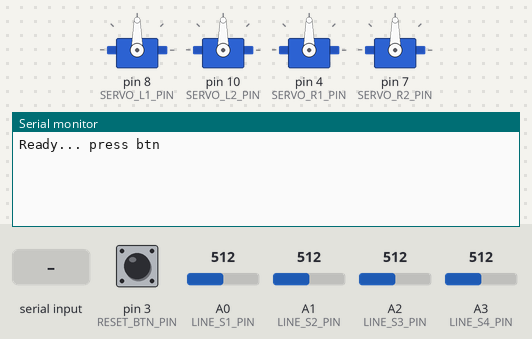
The sketch below on a simulated Arduino Uno, built with avr-gcc and run on an emulated ATmega328P. Parts: 4 × servo, the last lines printed to the serial monitor. The test bench sets the inputs (shaded band); at power-on: pin 3 (RESET_BTN_PIN) HIGH, A0 (LINE_S1_PIN) = 512, A1 (LINE_S2_PIN) = 512, A2 (LINE_S3_PIN) = 512, A3 (LINE_S4_PIN) = 512.

Above: at 1.3 s.
1.4 s: pin 3 (RESET_BTN_PIN) pulled LOW for 0.15 s
At 2.5 s:
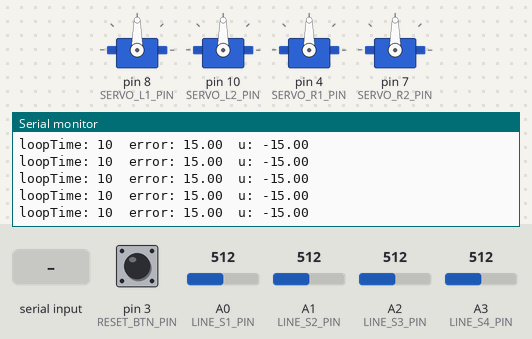
3.0 s: "90,45\n" received over Serial
4.5 s: pin 3 (RESET_BTN_PIN) pulled LOW for 1 s
At 5.1 s:
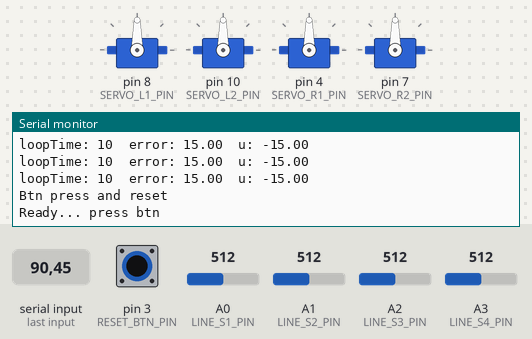
Timing chart, 0 to 7.5 s (numbered marks = the images above; inputs shaded):
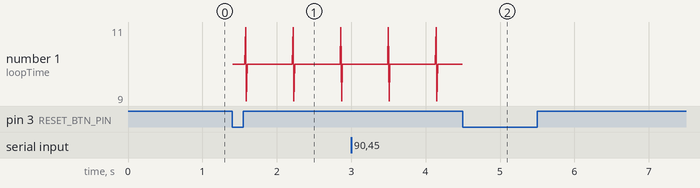

Measured:
- after the input at 1.4 s, the serial monitor: prints a new line at once (image 1)
- after the input at 4.5 s, the serial monitor: prints a new line at once (image 2)

The sketch:

sketch_apr02a_walker.ino
```cpp
// https://www.youtube.com/watch?time_continue=1&v=fG4Vc6EBjkM&feature=emb_logo
// https://alexgyver.ru/gyverpid/
// https://github.com/GyverLibs/TimerMs
// https://github.com/GyverLibs/EncButton

#define PID_OPTIMIZED_I // Параметр для оптимизации суммы регулятора

#include <SoftwareSerial.h>
#include <Servo.h>
#include "GyverPID.h"
#include <TimerMs.h>
#include <EncButton.h>

#define ON_GSERVO_CONTROL false // Включить управление серво
#define ON_GSERVO_FOR_TEST true // Включить серво для тертирования, ON_GSERVO_CONTROL должно быть false

#define PRINT_REF_RAW_LINE_SEN_DEBUG false // Отладка сырых значений с датчиков линии
#define PRINT_REF_LINE_SEN_DEBUG false // Отладка значений серого
#define PRINT_DT_ERR_U_DEBUG true // Печать информации о loopTime, error, u

#define MOTORS_CONTROL_FUNC_DEBUG false // Отдалка функции MotorsControl
#define MOTOR_SPEED_FUNC_DEBUG false // Отдалка функции MotorsControl

#define RESET_BTN_PIN 3 // Пин кнопки для старта, мягкого перезапуска

#define SERVO_L1_PIN 8 // Пин левого первого серво мотора
#define SERVO_L2_PIN 10 // Пин левого второго серво мотора
#define SERVO_R1_PIN 4 // Пин правого серво мотора
#define SERVO_R2_PIN 7 // Пин правого серво мотора

#define U_CORRECT 0 // Программная коррекция направления в нужную сторону

#define MAX_MIN_SERVO_COMAND 100 // Максимальное значение скорости вперёд/назад серво

#define GSERVO_STOP_PWM 1500 // Значение импулста для остановки мотора, нулевой скорости geekservo
#define GSERVO_L1_CW_L_BOARD_PWM 1595 // Левая граница ширины импульса вравщения по часовой geekservo L1
#define GSERVO_L1_CW_R_BOARD_PWM 2500 // Правая граница ширины импульса вращения по часовой geekservo L1
#define GSERVO_L1_CCW_L_BOARD_PWM 500 // Левая граница ширины импульса вравщения против часовой geekservo L1
#define GSERVO_L1_CCW_R_BOARD_PWM 1365 // Правая граница ширины импульса вращения против часовой geekservo L1

#define GSERVO_L2_CW_L_BOARD_PWM 1595 // Левая граница ширины импульса вравщения по часовой geekservo L2
#define GSERVO_L2_CW_R_BOARD_PWM 2500 // Правая граница ширины импульса вращения по часовой geekservo L2
#define GSERVO_L2_CCW_L_BOARD_PWM 500 // Левая граница ширины импульса вравщения против часовой geekservo L2
#define GSERVO_L2_CCW_R_BOARD_PWM 1365 // Правая граница ширины импульса вращения против часовой geekservo L2

#define GSERVO_R1_CW_L_BOARD_PWM 1595 // Левая граница ширины импульса вравщения по часовой geekservo R1
#define GSERVO_R1_CW_R_BOARD_PWM 2500 // Правая граница ширины импульса вращения по часовой geekservo R1
#define GSERVO_R1_CCW_L_BOARD_PWM 500 // Левая граница ширины импульса вравщения против часовой geekservo R1
#define GSERVO_R1_CCW_R_BOARD_PWM 1365 // Правая граница ширины импульса вращения против часовой geekservo R1

#define GSERVO_R2_CW_L_BOARD_PWM 1595 // Левая граница ширины импульса вравщения по часовой geekservo R2
#define GSERVO_R2_CW_R_BOARD_PWM 2500 // Правая граница ширины импульса вращения по часовой geekservo R2
#define GSERVO_R2_CCW_L_BOARD_PWM 500 // Левая граница ширины импульса вравщения против часовой geekservo R2
#define GSERVO_R2_CCW_R_BOARD_PWM 1365 // Правая граница ширины импульса вращения против часовой geekservo R2

#define GSERVO_L1_DIR_MODE false // Режим реверса вращения первого левого сервомотора
#define GSERVO_L2_DIR_MODE false // Режим реверса вращения второго левого сервомотора
#define GSERVO_R1_DIR_MODE true // Режим реверса вращения первого правого сервомотора
#define GSERVO_R2_DIR_MODE true // Режим реверса вращения второго правого сервомотора

#define LINE_S1_PIN A0 // Пин крайнего левого датчика линии
#define LINE_S2_PIN A1 // Пин центрального левого датчика линии
#define LINE_S3_PIN A2 // Пин центрального правого датчика
#define LINE_S4_PIN A3 // Пин крайнего левого датчика

#define RAW_REF_WHITE_LINE_S1 30 // Значение белого крайнего левого датчика линии
#define RAW_REF_WHITE_LINE_S2 32 // Значение белого правого датчика линии
#define RAW_REF_WHITE_LINE_S3 33 // Значение белого левого датчика линии
#define RAW_REF_WHITE_LINE_S4 33 // Значение белого крайнего правого датчика линии

#define RAW_REF_BLACK_LINE_S1 476 // Значение чёрного крайнего левого датчика линии
#define RAW_REF_BLACK_LINE_S2 597 // Значение чёрного центральнего левого датчика линии
#define RAW_REF_BLACK_LINE_S3 447 // Значение чёрного правого датчика линии
#define RAW_REF_BLACK_LINE_S4 401 // Значение чёрного крайнего правого датчика линии

#define COEFF_CENTRAL_LINE_SEN 1 // Коэффициент для центральных датчиков линии
#define COEFF_SIDE_LINE_SEN 1.75 // Коэффицент усиления для крайних датчиков линии

unsigned long currTime, prevTime, loopTime; // Время

float Kp = 1, Ki = 0, Kd = 0; // Коэффиценты регулятора
int speed = 50; // Инициализируем переменную скорости

Servo l1ServoMot, l2ServoMot, r1ServoMot, r2ServoMot; // Инициализация объектов моторов
EncButton<EB_TICK, RESET_BTN_PIN> btn; // Инициализация объекта простой кнопки
TimerMs regulatorTmr(10); // Инициализация объекта таймера цикла регулирования
GyverPID regulator(Kp, Ki, Kd, 10); // Инициализируем регулятор и устанавливаем коэффициенты регулятора

void(* softResetFunc) (void) = 0; // Функция мягкого перезапуска

void setup() {
  Serial.begin(115200);
  Serial.setTimeout(10);
  Serial.println();
  pinMode(LINE_S1_PIN, INPUT); // Настойка пина пинов датчиков линии
  pinMode(LINE_S2_PIN, INPUT);
  pinMode(LINE_S3_PIN, INPUT);
  pinMode(LINE_S4_PIN, INPUT);
  regulatorTmr.setPeriodMode(); // Настроем режим условия регулирования на период
  l1ServoMot.attach(SERVO_L1_PIN); l2ServoMot.attach(SERVO_L2_PIN); // Подключение левых сервомоторов
  r1ServoMot.attach(SERVO_R1_PIN); r2ServoMot.attach(SERVO_R2_PIN); // Подключение правых сервомоторов
  MotorsControl(0, 0, 0); // При старте моторы выключаем
  regulator.setDirection(REVERSE); // Направление регулирования (NORMAL/REVERSE)
  regulator.setLimits(-200, 200); // Пределы регулятора
  while (millis() < 500); // Время после старта для возможности запуска, защита от перезагрузки и старта кода сразу
  Serial.println("Ready... press btn");
  while (true) { // Ждём нажатие кнопки для старта
    btn.tick(); // Опрашиваем кнопку
    if (btn.press()) { // Произошло нажатие
      Serial.println("Go!!!");
      break;
    }
  }
  regulatorTmr.start(); // Запускаем таймер цикла регулирования
  // Записываем время перед стартом loop
  currTime = millis();
  prevTime = currTime;
}

void loop() {
  CheckBtnClick(); // Вызываем функцию опроса кнопки
  ParseSerialInputValues(); // Парсинг значений из Serial

  if (regulatorTmr.tick()) { // Раз в 10 мсек выполнять
    currTime = millis();
    loopTime = currTime - prevTime;
    prevTime = currTime;
    // Считываем сырые значения с датчиков линии
    int rawRefLineS1 = analogRead(LINE_S1_PIN);
    int rawRefLineS2 = analogRead(LINE_S2_PIN);
    int rawRefLineS3 = analogRead(LINE_S3_PIN);
    int rawRefLineS4 = analogRead(LINE_S4_PIN);
    // Калибруем/обрабатываем значения с датчиков линии
    int refLineS1 = GetCalibValColorS(rawRefLineS1, RAW_REF_BLACK_LINE_S1, RAW_REF_WHITE_LINE_S1);
    int refLineS2 = GetCalibValColorS(rawRefLineS2, RAW_REF_BLACK_LINE_S2, RAW_REF_WHITE_LINE_S2);
    int refLineS3 = GetCalibValColorS(rawRefLineS3, RAW_REF_BLACK_LINE_S3, RAW_REF_WHITE_LINE_S3);
    int refLineS4 = GetCalibValColorS(rawRefLineS4, RAW_REF_BLACK_LINE_S4, RAW_REF_WHITE_LINE_S4);
    CheckBtnClick(); // Повторно вызываем функцию опроса кнопки
    float error = CalcLineSensorsError(1, refLineS1, refLineS2, refLineS3, refLineS4); // Нахождение ошибки
    regulator.setpoint = error; // Передаём ошибку

    if (regulator.Kp != Kp) regulator.Kp = Kp; // Установка значений Kp, если они были изменены
    if (regulator.Ki != Ki) regulator.Ki = Ki; // Установка значений Ki, если они были изменены
    if (regulator.Kd != Kd) regulator.Kd = Kd; // Установка значений Kd, если они были изменены

    regulator.setDt(loopTime != 0 ? loopTime : 1); // Установка dt для регулятора
    float u = regulator.getResult(); // Управляющее воздействие с регулятора

    if (ON_GSERVO_CONTROL) MotorsControl(u + U_CORRECT, speed, 0); // Для управления моторами регулятором

    // Запустить моторы для проверки
    if (ON_GSERVO_FOR_TEST) {
      MotorSpeed(l1ServoMot, 100, GSERVO_L1_DIR_MODE, GSERVO_L1_CW_L_BOARD_PWM, GSERVO_L1_CW_R_BOARD_PWM, GSERVO_L1_CCW_L_BOARD_PWM, GSERVO_L1_CCW_R_BOARD_PWM);
      MotorSpeed(l2ServoMot, 100, GSERVO_L2_DIR_MODE, GSERVO_L2_CW_L_BOARD_PWM, GSERVO_L2_CW_R_BOARD_PWM, GSERVO_L2_CCW_L_BOARD_PWM, GSERVO_L2_CCW_R_BOARD_PWM);
      MotorSpeed(r1ServoMot, 100, GSERVO_R1_DIR_MODE, GSERVO_R1_CW_L_BOARD_PWM, GSERVO_R1_CW_R_BOARD_PWM, GSERVO_R1_CCW_L_BOARD_PWM, GSERVO_R1_CCW_R_BOARD_PWM);
      MotorSpeed(r2ServoMot, 100, GSERVO_R2_DIR_MODE, GSERVO_R2_CW_L_BOARD_PWM, GSERVO_R2_CW_R_BOARD_PWM, GSERVO_R2_CCW_L_BOARD_PWM, GSERVO_R2_CCW_R_BOARD_PWM);
    }

    CheckBtnClick(); // Повторно вызываем функцию опроса кнопки

    // Для отладки значений серого
    if (PRINT_REF_RAW_LINE_SEN_DEBUG) {
      Serial.print("rawRefLS1: " + String(rawRefLineS1) + "\t"); // Вывод сырых значений
      Serial.print("rawRefLS2: " + String(rawRefLineS2) + "\t");
      Serial.print("rawRefLS3: " + String(rawRefLineS3) + "\t");
      Serial.println("rawRefLS4: " + String(rawRefLineS4));
    }
    // Для отладки обработанных значений с датчика
    if (PRINT_REF_LINE_SEN_DEBUG) {
      Serial.print("refLS1: " + String(refLineS1) + "\t"); // Вывод обработанных значений
      Serial.print("refLS2: " + String(refLineS2) + "\t");
      Serial.print("refLS3: " + String(refLineS3) + "\t");
      Serial.println("refLS4: " + String(refLineS4));
    }
    // Для отладки основной информации о регулировании
    if (PRINT_DT_ERR_U_DEBUG) {
      Serial.print("loopTime: " + String(loopTime) + "\t");
      Serial.print("error: " + String(error) + "\t");
      Serial.println("u: " + String(u));
    }
  }
}

// Управление двумя моторами
void MotorsControl(int dir, int speed, int executionTimeMs) {
  int lServoMotorsSpeed = speed + dir, rServoMotorsSpeed = speed - dir;
  float z = (float) speed / max(abs(lServoMotorsSpeed), abs(rServoMotorsSpeed)); // Вычисляем отношение желаемой мощности к наибольшей фактической
  lServoMotorsSpeed *= z, rServoMotorsSpeed *= z;
  if (MOTORS_CONTROL_FUNC_DEBUG) Serial.print("l1ServoMot ->\t");
  MotorSpeed(l1ServoMot, lServoMotorsSpeed, GSERVO_L1_DIR_MODE, GSERVO_L1_CW_L_BOARD_PWM, GSERVO_L1_CW_R_BOARD_PWM, GSERVO_L1_CCW_L_BOARD_PWM, GSERVO_L1_CCW_R_BOARD_PWM);
  if (MOTORS_CONTROL_FUNC_DEBUG) Serial.print("r1ServoMot ->\t");
  MotorSpeed(r1ServoMot, rServoMotorsSpeed, GSERVO_R1_DIR_MODE, GSERVO_R1_CW_L_BOARD_PWM, GSERVO_R1_CW_R_BOARD_PWM, GSERVO_R1_CCW_L_BOARD_PWM, GSERVO_R1_CCW_R_BOARD_PWM);
  if (MOTORS_CONTROL_FUNC_DEBUG) Serial.print("l2ServoMot ->\t");
  MotorSpeed(l2ServoMot, lServoMotorsSpeed, GSERVO_L2_DIR_MODE, GSERVO_L2_CW_L_BOARD_PWM, GSERVO_L2_CW_R_BOARD_PWM, GSERVO_L2_CCW_L_BOARD_PWM, GSERVO_L2_CCW_R_BOARD_PWM);
  if (MOTORS_CONTROL_FUNC_DEBUG) Serial.print("r2ServoMot ->\t");
  MotorSpeed(r2ServoMot, rServoMotorsSpeed, GSERVO_R2_DIR_MODE, GSERVO_R2_CW_L_BOARD_PWM, GSERVO_R2_CW_R_BOARD_PWM, GSERVO_R2_CCW_L_BOARD_PWM, GSERVO_R2_CCW_R_BOARD_PWM);
  delay(executionTimeMs); // https://arduino.stackexchange.com/questions/86542/what-does-a-delay0-actually-do
}

// Управление серво мотором
void MotorSpeed(Servo servoMot, int inputSpeed, bool rotateMode, int gservoCWLBoardPWM, int gservoCWRBoardPWM, int gservoCCWLBoardPWM, int gservoCCWRBoardPWM) {
  if (MOTOR_SPEED_FUNC_DEBUG) Serial.print("inputSpeed: " + String(inputSpeed) + "\t\t");
  inputSpeed = constrain(inputSpeed, -MAX_MIN_SERVO_COMAND, MAX_MIN_SERVO_COMAND) * (rotateMode? -1 : 1); // Обрезать скорость и установить реверс, если есть такая установка
  if (MOTOR_SPEED_FUNC_DEBUG) Serial.print("inputSpeedProcessed " + String(inputSpeed) + "\t\t");
  int speed = 0; // Инициализируем переменную, которую передадим сервоприводу
  // Перевести в диапазон шим сигнала
  if (inputSpeed > 0) speed = map(inputSpeed, 0, MAX_MIN_SERVO_COMAND, gservoCWLBoardPWM, gservoCWRBoardPWM); // Скорость, которая больше 0
  else if (inputSpeed < 0) speed = map(inputSpeed, -MAX_MIN_SERVO_COMAND, 0, gservoCCWLBoardPWM, gservoCCWRBoardPWM); // Скорость, которая ниже 0
  else speed = GSERVO_STOP_PWM; // Нулевая скорость
  servoMot.writeMicroseconds(speed); // Установить сервомотору шим сигнал
  if (MOTOR_SPEED_FUNC_DEBUG) Serial.println("speedConverted: " + String(speed));
}

// Калибровка и нормализация значений с датчика линии
int GetCalibValColorS(int rawRefLineSenVal, int blackRawRefLineS, int whiteRawRefLineS) {
  int lineSensorVal = map(rawRefLineSenVal, blackRawRefLineS, whiteRawRefLineS, 0, 100);
  lineSensorVal = constrain(lineSensorVal, 0, 100);
  return lineSensorVal;
}

// Посчитать ошибку регулирования
float CalcLineSensorsError(byte calcMetod, int sLeftLineSenRefVal, int cLeftLineSenRefVal, int cRightLineSenRefVal, int sRightLineSenRefVal) {
  float error = 0;
  if (calcMetod == 0) error = cLeftLineSenRefVal - cRightLineSenRefVal;
  else if (calcMetod == 1) error = (COEFF_SIDE_LINE_SEN * sLeftLineSenRefVal + COEFF_CENTRAL_LINE_SEN * cLeftLineSenRefVal) - (cRightLineSenRefVal * COEFF_CENTRAL_LINE_SEN + sRightLineSenRefVal * COEFF_SIDE_LINE_SEN);
  return error;
}

// Парсинг значений из Serial
void ParseSerialInputValues() {
    if (Serial.available() > 2) {
    // Встроенная функция readStringUntil будет читать все данные, пришедшие в UART до специального символа — '\n' (перенос строки).
    // Он появляется в паре с '\r' (возврат каретки) при передаче данных функцией Serial.println().
    // Эти символы удобно передавать для разделения команд, но не очень удобно обрабатывать. Удаляем их функцией trim().
    String inputStr = Serial.readStringUntil('\n');
    inputStr.trim();
    inputStr.replace(" ", ""); // Убрать возможные пробелы между символами
    byte strIndex = inputStr.length(); // Переменая для хронения индекса вхождения цифры в входной строке, изначально равна размеру строки
    for (byte i = 0; i < 10; i++) { // Поиск первого вхождения цифры от 0 по 9 в подстроку
      byte index = inputStr.indexOf(String(i)); // Узнаём индекс, где нашли цифру параметра цикла
      if (index < strIndex && index != 255) strIndex = index;  // Если индекс цифры меньше strIndex, то обновляем strIndex
    }
    String key = inputStr.substring(0, strIndex); // Записываем ключ с начала строки до первой цицры
    float value = inputStr.substring(strIndex, inputStr.length()).toFloat(); // Записываем значение с начала цифры до конца строки
    if (key == "p") {
      regulator.Kp = value;
    } else if (key == "i") {
      regulator.Ki = value;
      regulator.integral = 0;
    } else if (key == "d") {
      regulator.Kd = value;
    } else if (key == "s") {
      speed = value;
    }
    Serial.println(key + " = " + String(value)); // Печать информации о ключе и значении
  }
}

// Функция опроса о нажатии кнопки
void CheckBtnClick() {
  btn.tick(); // Опрашиваем кнопку в первый раз
  if (btn.press()) { // Произошло нажатие
    Serial.println("Btn press and reset");
    delay(50); // Нужна задержка иначе не выведет сообщение
    softResetFunc(); // Если клавиша нажата, то сделаем мягкую перезагрузку
  }
}
```
